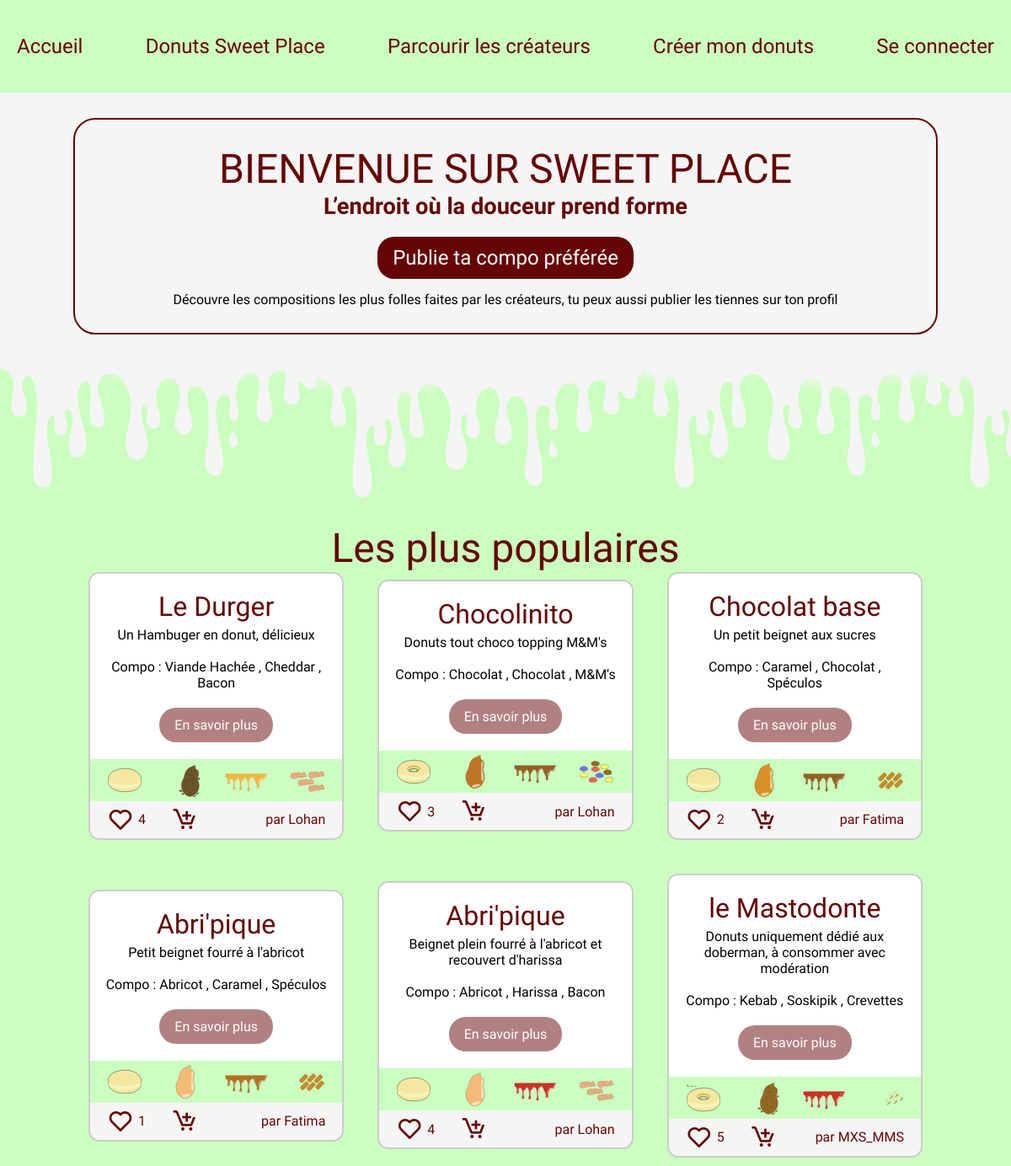
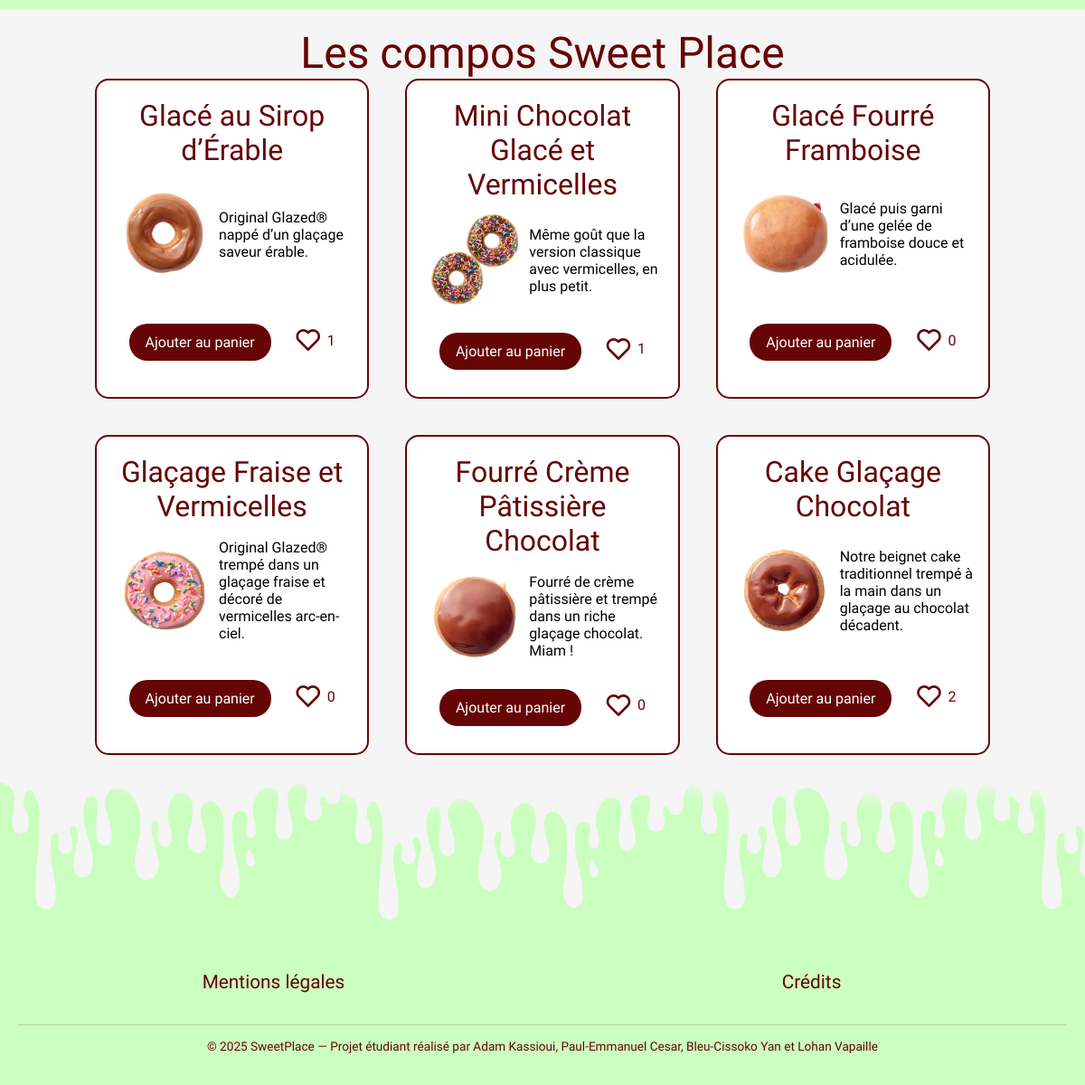
The page / on the database its author committed (2 pictures, top to bottom).
### tables this page shows
CREATE TABLE IF NOT EXISTS `compositions_donuts` (
  `id_composition` int NOT NULL AUTO_INCREMENT,
  `donut_name` varchar(255) DEFAULT NULL,
  `id_beignet` int NOT NULL,
  `id_fourrage` int NOT NULL,
  `id_glacage` int NOT NULL,
  `id_topping` int NOT NULL,
  `id_createur` int NOT NULL,
  `description` text,
  `type` varchar(20) NOT NULL,
  PRIMARY KEY (`id_composition`),
  KEY `fk_beignet` (`id_beignet`),
  KEY `fk_createur` (`id_createur`),
  KEY `fk_fourrage` (`id_fourrage`),
  KEY `fk_glacage` (`id_glacage`),
  KEY `fk_topping` (`id_topping`)
);

CREATE TABLE IF NOT EXISTS `beignets` (
  `id_beignet` int NOT NULL AUTO_INCREMENT,
  `name_beignet` varchar(30) NOT NULL,
  `img_beignets` text NOT NULL,
  `type_beignet` varchar(20) NOT NULL,
  PRIMARY KEY (`id_beignet`)
);

CREATE TABLE IF NOT EXISTS `glacages` (
  `id_glacage` int NOT NULL AUTO_INCREMENT,
  `name_glacage` varchar(40) NOT NULL,
  `img_glacage` text NOT NULL,
  `type_glacage` varchar(20) NOT NULL,
  PRIMARY KEY (`id_glacage`)
);

CREATE TABLE IF NOT EXISTS `topping` (
  `id_topping` int NOT NULL AUTO_INCREMENT,
  `name_topping` varchar(30) NOT NULL,
  `img_topping` text NOT NULL,
  `type_topping` varchar(20) NOT NULL,
  PRIMARY KEY (`id_topping`)
);

CREATE TABLE IF NOT EXISTS `fourrages` (
  `id_fourrage` int NOT NULL AUTO_INCREMENT,
  `name_fourrage` varchar(30) NOT NULL,
  `img_fourrage` text NOT NULL,
  `type_fourrage` varchar(30) NOT NULL,
  PRIMARY KEY (`id_fourrage`)
);

CREATE TABLE IF NOT EXISTS `users` (
  `id_user` int NOT NULL AUTO_INCREMENT,
  `login` varchar(30) NOT NULL,
  `mdp` varchar(90) NOT NULL,
  `photo` text NOT NULL,
  `description` text NOT NULL,
  `admin` int NOT NULL,
  PRIMARY KEY (`id_user`)
);

CREATE TABLE IF NOT EXISTS `nos_donuts` (
  `id_donuts_de_base` int NOT NULL AUTO_INCREMENT,
  `title` varchar(255) DEFAULT NULL,
  `url` varchar(255) DEFAULT NULL,
  `img` varchar(255) DEFAULT NULL,
  `imgAlt` varchar(255) DEFAULT NULL,
  `bannerUrl` varchar(255) DEFAULT NULL,
  `nutritionalFacts` varchar(255) DEFAULT NULL,
  `description` text,
  PRIMARY KEY (`id_donuts_de_base`)
);

### models/donuts_users.php (called while the page is built)
<?php
function getDonutsUsers(PDO $pdo, int $userId = 0, int $limit = 0, bool $random = false): array
{
    $sql = "
    SELECT
        c.id_composition,
        c.donut_name,
        c.description,
        c.type AS composition_type,
        u.id_user,
        u.login,
        -- beignet
        b.id_beignet,
        b.name_beignet,
        b.img_beignets,
        b.type_beignet,
        -- fourrage
        f.id_fourrage,
        f.name_fourrage,
        f.img_fourrage,
        f.type_fourrage,
        -- glacage
        g.id_glacage,
        g.name_glacage,
        g.img_glacage,
        g.type_glacage,
        -- topping
        t.id_topping,
        t.name_topping,
        t.img_topping,
        t.type_topping,
        COALESCE(l.likes, 0) AS likes,
        EXISTS(
          SELECT 1 FROM fk_like f2
          WHERE f2.id_compositions_donuts = c.id_composition
            AND f2.id_users = :userId
        ) AS already_liked
    FROM compositions_donuts c
    JOIN users u ON c.id_createur = u.id_user
    LEFT JOIN beignets b ON c.id_beignet = b.id_beignet
    LEFT JOIN fourrages f ON c.id_fourrage = f.id_fourrage
    LEFT JOIN glacages g ON c.id_glacage = g.id_glacage
    LEFT JOIN topping t ON c.id_topping = t.id_topping
    LEFT JOIN (
        SELECT id_compositions_donuts, COUNT(*) AS likes
        FROM fk_like
        GROUP BY id_compositions_donuts
    ) l ON l.id_compositions_donuts = c.id_composition
    ";
    if ($random) {
        $sql .= " ORDER BY RAND() ";
    } else {
        $sql .= " ORDER BY c.id_composition DESC ";
    }
    if ($limit > 0) {
        $sql .= " LIMIT :limit";
    }
    $stmt = $pdo->prepare($sql);
    $stmt->bindValue(':userId', $userId, PDO::PARAM_INT);
    if ($limit > 0) {
        $stmt->bindValue(':limit', $limit, PDO::PARAM_INT);
    }
    $stmt->execute();
    return $stmt->fetchAll(PDO::FETCH_ASSOC);
}

### models/donuts_sweetplace.php (called while the page is built)
<?php
function getDonutsSweetplace(PDO $pdo, int $userId = 0, int $limit = 0, bool $random = false): array
{
    $sql = "
        SELECT d.id_donuts_de_base,
               d.title,
               d.img,
               d.imgAlt,
               d.description,
               COALESCE(l.likes, 0) AS likes,
               EXISTS(
                 SELECT 1 FROM fk_like_base f
                 WHERE f.id_donuts_de_base = d.id_donuts_de_base
                   AND f.id_users = :userId
               ) AS already_liked
        FROM nos_donuts d
        LEFT JOIN (
            SELECT id_donuts_de_base, COUNT(*) AS likes
            FROM fk_like_base
            GROUP BY id_donuts_de_base
        ) l ON l.id_donuts_de_base = d.id_donuts_de_base
    ";
    if ($random) {
        $sql .= " ORDER BY RAND() ";
    } else {
        $sql .= " ORDER BY d.id_donuts_de_base DESC ";
    }
    if ($limit > 0) {
        $sql .= " LIMIT :limit";
    }
    $stmt = $pdo->prepare($sql);
    $stmt->bindValue(':userId', $userId, PDO::PARAM_INT);
    if ($limit > 0) {
        $stmt->bindValue(':limit', $limit, PDO::PARAM_INT);
    }
    $stmt->execute();
    return $stmt->fetchAll(PDO::FETCH_ASSOC);
}

### views/_donuts_users.php (the view, shortened to what this page needs)
<div data-id="<?= htmlspecialchars($donut['id_composition']) ?>" class="onecard-container">
    <div class="card userdonuts">
        <div class="laterale-barre composition">
            <?php if (!empty($donut['img_beignets'])): ?>
                <img class="layer" src="<?= htmlspecialchars($donut['img_beignets'], ENT_QUOTES); ?>">
            <?php endif; ?>
            <?php if (!empty($donut['img_glacage'])): ?>
                <img class="layer imgbig" src="<?= htmlspecialchars($donut['img_glacage'], ENT_QUOTES); ?>">
            <?php endif; ?>
            <?php if (!empty($donut['img_topping'])): ?>
                <img class="layer" src="<?= htmlspecialchars($donut['img_topping'], ENT_QUOTES); ?>">
            <?php endif; ?>
        </div>
        <h3><?= htmlspecialchars($donut['donut_name']) ?></h3>
        <div class="content">
            <p class="desc-donuts"><?= htmlspecialchars($donut['description']) ?>
                <br><br>Compo : <?php if (!empty($donut['name_fourrage'])): ?>
                    <?= htmlspecialchars($donut['name_fourrage']) ?>
                <?php endif; ?>,<?php if (!empty($donut['name_glacage'])): ?>
                    <?= htmlspecialchars($donut['name_glacage']) ?>
                <?php endif; ?>,<?php if (!empty($donut['name_topping'])): ?>
                    <?= htmlspecialchars($donut['name_topping']) ?>
                <?php endif; ?>
            </p>
        </div>
        <div class="addcart">
            <a style='opacity:0.5;' href="details_donuts.php?id=<?= $donut['id_composition'] ?>"
                class=" know-more  btn">
                En savoir plus
            </a>
        </div>
    </div>
    <div class="interaction">
        <div class="int-left">
            <div class="like">
                <i class="btnlike bx <?= $donut['already_liked'] ? 'bxs-heart' : 'bx-heart' ?>"
                    data-id="<?= $donut['id_composition'] ?>"
                    data-liked="<?= $donut['already_liked'] ? '1' : '0' ?>"></i>
                <p class="nb_like"><?= $donut['likes'] ?></p>
            </div>
            <a href="addpanier.php?id=<?= $donut['id_composition'] ?>" class="useraddcart">
                <i class='bx bx-cart-add'></i>
            </a>
        </div>
        <a class="creator" href="profil.php?id=<?= (int) $donut['id_user'] ?>">
            par <?= htmlspecialchars($donut['login'] ?? '', ENT_QUOTES) ?>
        </a>
    </div>
</div>

### index.php (shortened to what this page needs)
<?php
require 'config.php';
require 'models/donuts_sweetplace.php';
require 'models/donuts_users.php';
$userId = $_SESSION['id'] ?? 0;
$donutsSweetplace = getDonutsSweetplace($pdo, $userId, 6, true);
$donutsUsers = getDonutsUsers($pdo, $userId, 6, true);
?>
<!DOCTYPE html>
<html lang="fr">
<head>
    <?php include 'css/links.php'; ?>
</head>
<?php include 'header/header.php'; ?>
<body>
    <div class="welcome">
        <div class="content">
            <h1><span class="onlydesk">BIENVENUE SUR</span> SWEET PLACE</h1>
            <p class='slogan'>L’endroit où la douceur prend forme</p>
            <a href="creersondonuts.php" class="btncta">Publie ta compo préférée</a>
            <p class="phrase_accroche">Découvre les compositions les plus folles faites par les créateurs, tu peux aussi
                publier les tiennes sur ton profil </p>
        </div>
    </div>
    <img class="degouline" src="images/design/degouline.jpg" alt="">
    <div class="tendances">
        <h2>Les plus populaires</h2>
        <div class="cards-container">
            <?php foreach ($donutsUsers as $donut): ?>
                <?php include 'views/_donuts_users.php'; ?>
            <?php endforeach; ?>
        </div>
    </div>
    <div class="tendances nosdonuts">
        <h2>Les compos Sweet Place</h2>
        <div class="cards-container">
            <?php foreach ($donutsSweetplace as $donut): ?>
                <?php include 'views/_donuts_sweetplace_card.php'; ?>
            <?php endforeach; ?>
        </div>
    </div>
    <?php include 'footer/footer.php'; ?>
</body>
</html>

### views/_donuts_sweetplace_card.php
<div class="card sweetplacedonuts">
    <h3><?= htmlspecialchars($donut['title']) ?></h3>
    <div class="content">
        <img src="<?= htmlspecialchars($donut['img']) ?>" alt="<?= htmlspecialchars($donut['imgAlt']) ?>">
        <p class="compo"><?= htmlspecialchars($donut['description']) ?></p>
    </div>
    <div class="addcart">
        <a href="addpanier.php?id=<?= $donut['id_donuts_de_base'] ?>" class="btn">Ajouter au panier</a>
        <div class="like">
            <i class="bx btnlike <?= $donut['already_liked'] ? 'bxs-heart' : 'bx-heart' ?>"
                data-id="<?= $donut['id_donuts_de_base'] ?>" data-source="base"
                data-liked="<?= $donut['already_liked'] ? '1' : '0' ?>"></i>
            <p class="nb_like"><?= $donut['likes'] ?></p>
        </div>
    </div>
</div>

### css/styles.css (style rules this page uses)
:root { --mainfont: "Modak", system-ui; --textfont: "Mada", sans-serif; --maincolor: #cbffbf; --textcolor: #660505; }
*, *::after, *::before { box-sizing: border-box; }
body { margin: 0; padding: 0; background-color: var(--maincolor); font-family: var(--textfont); }
h1, h2 { font-family: var(--mainfont); color: var(--textcolor); font-weight: 400; margin: 0; font-size: 3rem; }
p { margin: 0; }
.creator { text-decoration: none; color: #660505; }
.welcome { width: 100%; height: auto; padding: 30px; display: flex; justify-content: center; align-items: center; background-color: whitesmoke; }
.welcome .content { display: flex; flex-direction: column; align-items: center; justify-content: center; font-family: var(--textfont); width: 90%; height: 90%; border: 2px solid var(--textcolor); border-radius: 26px; color: var(--textcolor); }
.slogan { font-size: 1.7rem; font-weight: 600; text-align: center; }
.btncta { text-decoration: none; color: white; background-color: var(--textcolor); font-family: var(--mainfont); font-size: 1.5rem; padding: 8px 15px; border: 3px solid transparent; border-radius: 20px; margin-top: 20px; transition: 0.2s ease; margin-bottom: 15px; }
.welcome .phrase_accroche { color: black; font-size: 1rem; }
.welcome .content { padding: 30px; }
.tendances { padding: 20px; display: flex; flex-direction: column; }
h2 { margin: auto; }
h3 { font-family: var(--mainfont); font-weight: 400; color: var(--textcolor); font-size: 2rem; margin: 5px; }
.degouline { width: 100%; }
.cards-container { display: grid; grid-template-columns: repeat(auto-fit, minmax(300px, 1fr)); gap: 40px; align-items: stretch; width: min(100%, 990px); margin: 0 auto; }
.nosdonuts { background-color: whitesmoke; }
.nosdonuts .card { border-color: var(--textcolor); }
.card { background-color: white; border-radius: 15px; padding: 15px; text-align: center; display: flex; flex-direction: column; align-items: center; justify-content: center; transition: 0.2s ease; position: relative; }
.onecard-container { transition: 0.2s ease; text-align: center; justify-content: center; align-content: center; height: 100%; }
.userdonuts { padding-bottom: 55px; border-radius: 13px 13px 0px 0px; border-top: 2px solid #ccc; border-right: 2px solid #ccc; border-left: 2px solid #ccc; }
.laterale-barre { position: absolute; bottom: 0px; width: 100%; height: 50px; background-color: var(--maincolor); display: flex; justify-content: space-around; align-items: center; padding: 5px; }
.laterale-barre img { width: 40px; height: 100%; opacity: 0.8; }
.laterale-barre .imgbig { object-fit: cover; object-position: auto; transform: scale(4); transform-origin: center; padding-right: 10px; padding-top: 3px; }
.card .content, .card .addcart, .interaction { display: flex; flex-grow: 1; align-items: center; }
.interaction { justify-content: space-between; padding: 5px 20px 5px 20px; z-index: 22; background-color: whitesmoke; border-left: 2px solid #ccc; border-bottom: 2px solid #ccc; border-right: 2px solid #ccc; border-radius: 0px 0px 13px 13px; }
.card .content .desc-donuts { width: 100%; }
.card a { z-index: 20; }
.addcart { gap: 25px; }
.int-left { display: flex; align-items: center; gap: 30px; }
.addcart i, .int-left i { font-size: 2rem; color: #660505; }
.like i { font-size: 2rem; color: var(--textcolor); }
.like { display: flex; gap: 5px; align-items: center; }
.nb_like { color: var(--textcolor); }
.content img { width: 120px; z-index: 1; }
.interaction a { z-index: 20; }
.sweetplacedonuts { border: solid 2px var(--textcolor); }
.sweetplacedonuts .content p { width: 60%; text-align: left; }
.btn { text-decoration: none; color: white; background-color: var(--textcolor); font-size: 1rem; padding: 8px 15px; border: 3px solid transparent; border-radius: 20px; margin-top: 20px; transition: 0.2s ease; margin-bottom: 15px; }

### css/header.css (style rules this page uses)
:root { --mainfont: "Modak", system-ui; --textfont: "Mada", sans-serif; --maincolor: #cbffbf; --textcolor: #660505; }

### rows shown on the page
compositions_donuts: id_beignet.img_beignets (picture), id_glacage.img_glacage (picture), id_topping.img_topping (picture), donut_name "Le Durger", description "Un Hambuger en donut, délicieux", id_fourrage.name_fourrage "Viande Hachée", id_glacage.name_glacage "Cheddar", id_topping.name_topping "Bacon", likes "4", id_createur.login "Lohan"
compositions_donuts: id_beignet.img_beignets (picture), id_glacage.img_glacage (picture), id_topping.img_topping (picture), donut_name "Chocolinito", description "Donuts tout choco topping M&M's", id_fourrage.name_fourrage "Chocolat", id_glacage.name_glacage "Chocolat", id_topping.name_topping "M&M's", likes "3", id_createur.login "Lohan"
compositions_donuts: id_beignet.img_beignets (picture), id_glacage.img_glacage (picture), id_topping.img_topping (picture), donut_name "Chocolat base", description "Un petit beignet aux sucres", id_fourrage.name_fourrage "Caramel", id_glacage.name_glacage "Chocolat", id_topping.name_topping "Spéculos", likes "2", id_createur.login "Fatima"
compositions_donuts: id_beignet.img_beignets (picture), id_glacage.img_glacage (picture), id_topping.img_topping (picture), donut_name "Abri'pique", description "Petit beignet fourré à l'abricot", id_fourrage.name_fourrage "Abricot", id_glacage.name_glacage "Caramel", id_topping.name_topping "Spéculos", likes "1", id_createur.login "Fatima"
compositions_donuts: id_beignet.img_beignets (picture), id_glacage.img_glacage (picture), id_topping.img_topping (picture), donut_name "Abri'pique", description "Beignet plein fourré à l'abricot et recouvert d'harissa", id_fourrage.name_fourrage "Abricot", id_glacage.name_glacage "Harissa", id_topping.name_topping "Bacon", likes "4", id_createur.login "Lohan"
compositions_donuts: id_beignet.img_beignets (picture), id_glacage.img_glacage (picture), id_topping.img_topping (picture), donut_name "le Mastodonte", description "Donuts uniquement dédié aux doberman, à consommer avec modération", id_fourrage.name_fourrage "Kebab", id_glacage.name_glacage "Soskipik", id_topping.name_topping "Crevettes", likes "5", id_createur.login "MXS_MMS"
nos_donuts: title "Glacé au Sirop d’Érable", img (picture), description "Original Glazed® nappé d’un glaçage saveur érable.", likes "1"
nos_donuts: title "Mini Chocolat Glacé et Vermicelles", img (picture), description "Même goût que la version classique avec vermicelles, en plus petit.", likes "1"
nos_donuts: title "Glacé Fourré Framboise", img (picture), description "Glacé puis garni d’une gelée de framboise douce et acidulée.", likes "0"
nos_donuts: title "Glaçage Fraise et Vermicelles", img (picture), description "Original Glazed® trempé dans un glaçage fraise et décoré de vermicelles arc-en-ciel.", likes "0"
nos_donuts: title "Fourré Crème Pâtissière Chocolat", img (picture), description "Fourré de crème pâtissière et trempé dans un riche glaçage chocolat. Miam !", likes "0"
nos_donuts: title "Cake Glaçage Chocolat", img (picture), description "Notre beignet cake traditionnel trempé à la main dans un glaçage au chocolat décadent.", likes "2"
